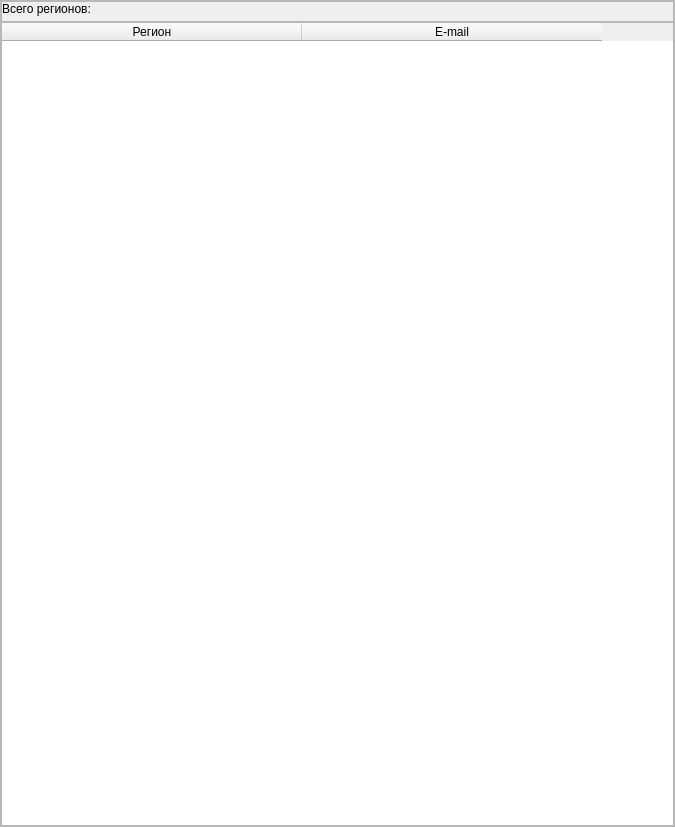
                           <widget class="QWidget" name="scrollAreaWidgetContents_7">
                            <property name="geometry">
                             <rect>
                              <x>0</x>
                              <y>0</y>
                              <width>675</width>
                              <height>827</height>
                             </rect>
                            </property>
                            <layout class="QVBoxLayout" name="verticalLayout_sp_operator_3">
                             <property name="leftMargin">
                              <number>0</number>
                             </property>
                             <property name="topMargin">
                              <number>0</number>
                             </property>
                             <property name="rightMargin">
                              <number>0</number>
                             </property>
                             <property name="bottomMargin">
                              <number>0</number>
                             </property>
                             <item>
                              <widget class="QFrame" name="frame_count_regions">
                               <property name="styleSheet">
                                <string notr="true"/>
                               </property>
                               <property name="frameShape">
                                <enum>QFrame::StyledPanel</enum>
                               </property>
                               <property name="frameShadow">
                                <enum>QFrame::Raised</enum>
                               </property>
                               <layout class="QVBoxLayout" name="verticalLayout_30">
                                <property name="spacing">
                                 <number>0</number>
                                </property>
                                <property name="leftMargin">
                                 <number>0</number>
                                </property>
                                <property name="topMargin">
                                 <number>0</number>
                                </property>
                                <property name="rightMargin">
                                 <number>0</number>
                                </property>
                                <property name="bottomMargin">
                                 <number>0</number>
                                </property>
                                <item>
                                 <widget class="QFrame" name="frame_20">
                                  <property name="frameShape">
                                   <enum>QFrame::StyledPanel</enum>
                                  </property>
                                  <property name="frameShadow">
                                   <enum>QFrame::Raised</enum>
                                  </property>
                                  <layout class="QHBoxLayout" name="horizontalLayout_18">
                                   <property name="spacing">
                                    <number>0</number>
                                   </property>
                                   <property name="leftMargin">
                                    <number>0</number>
                                   </property>
                                   <property name="topMargin">
                                    <number>0</number>
                                   </property>
                                   <property name="rightMargin">
                                    <number>0</number>
                                   </property>
                                   <property name="bottomMargin">
                                    <number>5</number>
                                   </property>
                                   <item>
                                    <widget class="QLabel" name="label_24">
                                     <property name="minimumSize">
                                      <size>
                                       <width>125</width>
                                       <height>0</height>
                                      </size>
                                     </property>
                                     <property name="maximumSize">
                                      <size>
                                       <width>125</width>
                                       <height>16777215</height>
                                      </size>
                                     </property>
                                     <property name="text">
                                      <string>Всего регионов:</string>
                                     </property>
                                     <property name="wordWrap">
                                      <bool>false</bool>
                                     </property>
                                    </widget>
                                   </item>
                                   <item>
                                    <widget class="QLabel" name="count_regions">
                                     <property name="text">
                                      <string/>
                                     </property>
                                     <property name="scaledContents">
                                      <bool>false</bool>
                                     </property>
                                    </widget>
                                   </item>
                                  </layout>
                                 </widget>
                                </item>
                                <item>
                                 <widget class="QTableWidget" name="emails_region">
                                  <property name="styleSheet">
                                   <string notr="true"/>
                                  </property>
                                  <property name="editTriggers">
                                   <set>QAbstractItemView::NoEditTriggers</set>
                                  </property>
                                  <property name="sortingEnabled">
                                   <bool>true</bool>
                                  </property>
                                  <attribute name="horizontalHeaderDefaultSectionSize">
                                   <number>300</number>
                                  </attribute>
                                  <attribute name="horizontalHeaderShowSortIndicator" stdset="0">
                                   <bool>true</bool>
                                  </attribute>
                                  <attribute name="verticalHeaderShowSortIndicator" stdset="0">
                                   <bool>true</bool>
                                  </attribute>
                                  <column>
                                   <property name="text">
                                    <string>Регион</string>
                                   </property>
                                  </column>
                                  <column>
                                   <property name="text">
                                    <string>E-mail</string>
                                   </property>
                                  </column>
                                 </widget>
                                </item>
                               </layout>
                              </widget>
                             </item>
                            </layout>
                           </widget>
